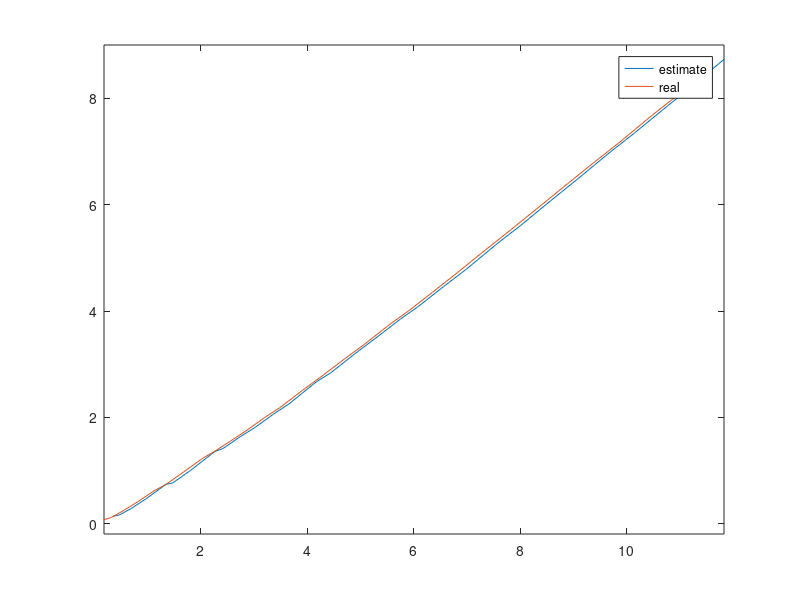
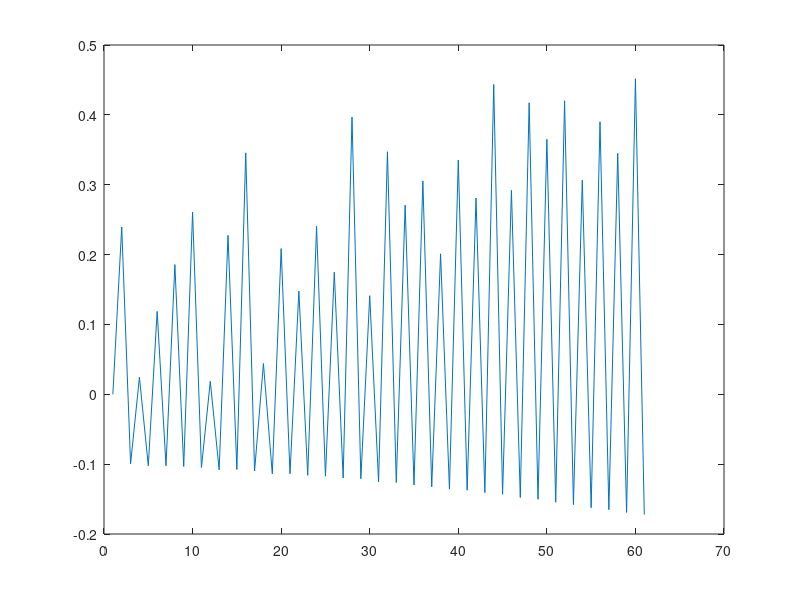
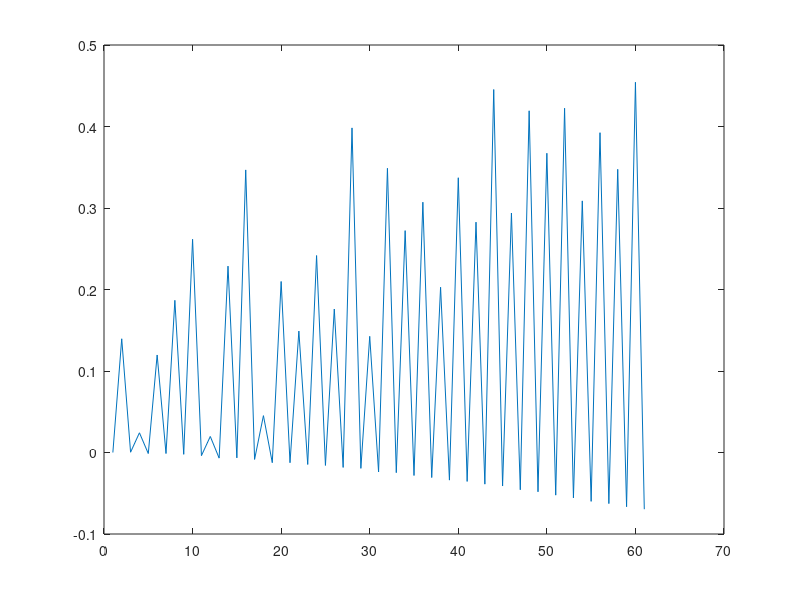

The MATLAB source for these figures, in order:
% A simple kalman example
% States x = [x , y, vx, vy]
% Input u = [ax, ay]
% Initail state
clear all; clc;
dt = 0.1;
x0 = [0, 0, 1, 0];  % Driving at 1m/s from the origin along the x-axis.
x0real = x0;
u0 = [0, 0];        % No acceleration input no steering
x_est_plot = []; y_est_plot = [];
x_real_plot = []; y_real_plot = [];
innovation = [0;0];


% Defining the dynamics 2D motion
% The state transition model, "dynamic model" (sometimes F)
A = [1, 0, dt, 0;...
     0, 1, 0,  dt;...
     0, 0, 1, 0;...
     0, 0, 0, 1];
% The control input model
B = [0,    0;...
     0,    0;...
     dt,   0;...
     0,    dt];
 
% The Observation model, From the measurements to what is part of your
% state.
H = [1, 0, 0, 0;...
     0, 1, 0, 0]; %Measure x and y and no velocity. 

% After haven seen how "bad"/"noicy" a signal is we update this matrixes
% manually.
% Measurement error (unknown? -no from GNSS sensor)
R = diag([0.05^2, 0.05^2]); % 5cm standard deviation on position (x and y)
% Process noice (disturbances to the system?), STD^2 = Covar, this is the
% covariance matrix for process noice (model noice) 
Q = diag([0.1^2, 0.2^2, (0.01*dt)^2, (0.01*dt)^2]); % No disturbance in position, 0.2m/s²*dt in disturbance in vx due to problem in ax (therefore *dt), low disturbance in ax



% Postteriori estimate covariance matrix, a measure of the estimated
% accuracy of the state estimate
P0 = diag([1, 1, 1, 1]);

 %% TODO 
 %make the model get measurement at 1 Hz and predict at 10Hz 
 %% Observation 
 for i = 1:30
 % Creating random noise
 temp = randn(2,1);
 tempQ = rand(4,1);
 v = sqrt(temp'*R*temp);
 w = sqrt(tempQ'*Q*tempQ);
 % Measurement z of the true state x (This is what comes out from position
 % sensor and velocity sensor?!)
 x1real = A*x0real' + B*u0' + w';
 z1 = H*x1real + v';
 % for next step
 x_real_plot = [x_real_plot, x1real(1)];
 y_real_plot = [y_real_plot, x1real(2)];
 x0real = x1real';
 % v is observation noise with covariance R


%% Predict step
x1 = A*x0' + B*u0';
% covariance matrix P updated
P1 = A*P0'*A' + Q;

%%  Update
% Inovation or measurement pre-fit residual
y1 = z1 - H*x0';
innovation = [innovation, y1];
%Innovation or pre-fit residual covariance
S1 = H*P1*H' + R;

%Optimal Kalman gain
K = P1*H'*inv(S1);

% The magic! Updated (a posteriori) state estimate
x1 = x1 + K*y1;

% Updated ( a posteriori) estimate covariance matrix
P1 = (diag([1,1,1,1])- K*H)*P1;

% Measurement post-fit residual
y1 = z1 -H*x1;
innovation = [innovation, y1];
% Getting ready for next step
x0=x1';
PO = P1; 

%% Saving for plotting

% Plot the true state x compared to the estimated state 
x_est_plot = [x_est_plot, x1(1)];
y_est_plot = [y_est_plot, x1(2)];
 end
%% plot
% The position
figure
plot(x_est_plot, y_est_plot, x_real_plot, y_real_plot)
axis equal; legend('estimate', 'real')

% The error/residual or innovation
figure
plot(innovation(1,:))
figure
plot(innovation(2,:))
